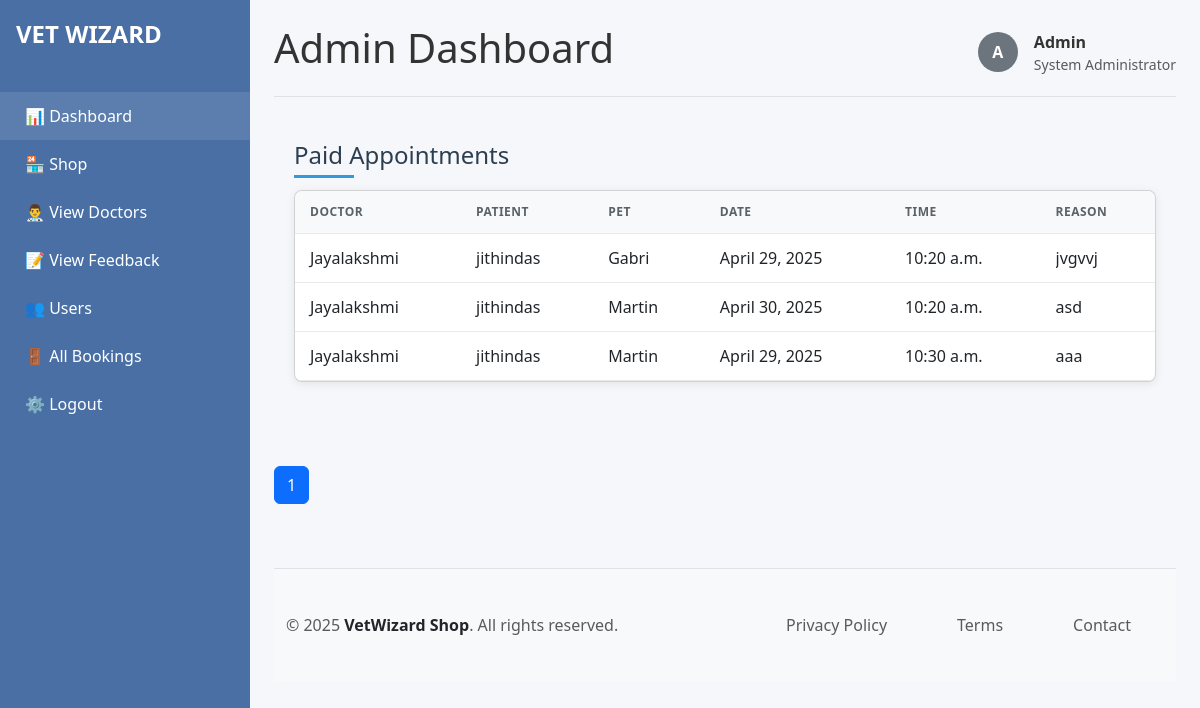
Screenshot of /admins/all_booking_admin/ with the database file from the repository.
### user/models.py (models this page shows, shortened)
class Doctor_Appointment(models.Model):
    doctor = models.ForeignKey(Doctor_Profile, on_delete=models.CASCADE, related_name='appointments')
    patient = models.ForeignKey(settings.AUTH_USER_MODEL, on_delete=models.CASCADE, related_name='appointments')
    pet=models.ForeignKey(Pet,on_delete=models.CASCADE)
    appointment_date = models.DateField()
    appointment_time = models.TimeField(null=True,blank=True)
    reason = models.TextField()
    is_confirmed = models.BooleanField(default=False)
    is_paid = models.BooleanField(default=False)
    created_at = models.DateTimeField(auto_now_add=True)
    razorpay_order_id = models.CharField(max_length=100, blank=True, null=True)
    amount = models.DecimalField(max_digits=10, decimal_places=2, default=0.00,null=True,blank=True)

class Pet(models.Model):
    owner = models.CharField(max_length=100)
    name = models.CharField(max_length=100)
    species = models.CharField(max_length=30)  # Dog, Cat
    breed = models.CharField(max_length=50)
    age = models.PositiveIntegerField()
    pet_picture = models.ImageField(upload_to='pet_images', blank=True, null=True)
    adopt=models.BooleanField(default=False)

### doctor/models.py (models this page shows, shortened)
class Doctor_Profile(models.Model):
    user = models.ForeignKey(settings.AUTH_USER_MODEL, on_delete=models.CASCADE, related_name='doctor')
    full_name = models.CharField(max_length=100)
    email = models.EmailField()
    address = models.TextField()
    phone_number = models.CharField(max_length=10)
    profile_picture = models.ImageField(upload_to='images', blank=True, null=True)
    place = models.CharField(max_length=100)
    qualification = models.CharField(max_length=100)
    years_of_experience = models.PositiveIntegerField()
    is_approved=models.BooleanField(default=False,null=True,blank=True)

### admins/models.py (models this page shows, shortened)
class User(AbstractUser):
    user_type = models.CharField(max_length=20, choices=[
        ('doctor', 'doctor'),
        ('user', 'user')
    ])
    is_approved=models.BooleanField(default=False,null=True,blank=True)

### admins/views.py (the view)
# urls.py: path("all_booking_admin/", All_Booking_Admin_View.as_view(), name="all_booking_admin"),
class All_Booking_Admin_View(View):
    def get(self, request):
        paid_appointments = Doctor_Appointment.objects.filter(is_paid=True).order_by('-created_at')
        paginator = Paginator(paid_appointments, 10)  # Show 5 per page
        page_number = request.GET.get('page')
        paid_appointments = paginator.get_page(page_number)
        return render(request, 'all_bookind_admin.html', {'paid_appointments': paid_appointments})

### admins/templates/all_bookind_admin.html (shortened to what this page needs)
{% extends 'admin.html' %}
{% load static %}
{% block content %}
<div class="d-flex justify-content-between align-items-center pb-3 mb-4 border-bottom">
    <h1>Admin Dashboard</h1>
    <div class="d-flex align-items-center gap-3">
        <div class="bg-secondary rounded-circle d-flex align-items-center justify-content-center text-white fw-bold" style="width: 40px; height: 40px;">A</div>
        <div>
            <div class="fw-bold">Admin</div>
            <div class="text-muted small">System Administrator</div>
        </div>
    </div>
</div>
<div class="appointments-dashboard">
    <div class="dashboard-header">
        <h2 class="dashboard-title">Paid Appointments</h2>
    </div>
    <div class="card">
        <div class="table-responsive">
            <table class="appointments-table">
                <thead>
                    <tr>
                        <th>Doctor</th>
                        <th>Patient</th>
                        <th>Pet</th>
                        <th>Date</th>
                        <th>Time</th>
                        <th>Reason</th>
                    </tr>
                </thead>
                <tbody>
                    {% for appointment in paid_appointments %}
                    <tr>
                        <td>
                                <span>{{ appointment.doctor.full_name }}</span>
                        </td>
                        <td>{{ appointment.patient.username }}</td>
                        <td>
                            <div class="pet-info">
                                <span class="pet-name">{{ appointment.pet.name }}</span>
                            </div>
                        </td>
                        <td>{{ appointment.appointment_date }}</td>
                        <td>{{ appointment.appointment_time }}</td>
                        <td>
                            <div class="reason-cell">{{ appointment.reason }}</div>
                        </td>
                    </tr>
                    {% endfor %}
                </tbody>
            </table>
        </div>
    </div>
</div>
<div class="pagination mt-4">
</div>
<div class="pagination mt-4">
    <nav>
        <ul class="pagination justify-content-center">
            {% for num in paid_appointments.paginator.page_range %}
                <li class="page-item {% if paid_appointments.number == num %}active{% endif %}">
                    <a class="page-link" href="?page={{ num }}">{{ num }}</a>
                </li>
            {% endfor %}
        </ul>
    </nav>
</div>
{% endblock %}

### admins/templates/admin.html (style rules this page uses)
:root { --primary: #4a6fa5; --secondary: #6bc4a6; --accent: #ff9642; --light: #f8f9fa; --dark: #343a40; --danger: #dc3545; --success: #28a745; --warning: #ffc107; }
body { background-color: #f5f7fb; color: #333; min-height: 100vh; }

### admins/templates/all_bookind_admin.html (style rules this page uses)
.appointments-dashboard { padding: 20px; max-width: 1200px; margin: 0 auto; }
.dashboard-header { display: flex; justify-content: space-between; align-items: center; margin-bottom: 20px; }
.dashboard-title { color: #2c3e50; font-size: 24px; margin: 0; position: relative; }
.dashboard-title:after { content: ''; position: absolute; left: 0; bottom: -8px; width: 60px; height: 3px; background-color: #3498db; }
.card { background: white; border-radius: 8px; box-shadow: 0 2px 10px rgba(0, 0, 0, 0.08); overflow: hidden; }
.table-responsive { overflow-x: auto; }
.appointments-table { width: 100%; border-collapse: collapse; }
.appointments-table th, .appointments-table td { padding: 12px 15px; text-align: left; border-bottom: 1px solid #eaeaea; }
.appointments-table th { background-color: #f8f9fa; color: #5a6268; font-weight: 600; letter-spacing: 0.5px; text-transform: uppercase; font-size: 12px; }
.user-info, .pet-info { display: flex; align-items: center; }
.pet-info { flex-direction: column; align-items: flex-start; }
.pet-name { font-weight: 500; }
.reason-cell { max-width: 200px; white-space: nowrap; overflow: hidden; text-overflow: ellipsis; }

### rows the page displays
Doctor_Appointment: doctor.full_name "Jayalakshmi", patient.username "jithindas", pet.name "Gabri", appointment_date "April 29, 2025", appointment_time "10:20 a.m.", reason "jvgvvj"
Doctor_Appointment: doctor.full_name "Jayalakshmi", patient.username "jithindas", pet.name "Martin", appointment_date "April 30, 2025", appointment_time "10:20 a.m.", reason "asd"
Doctor_Appointment: doctor.full_name "Jayalakshmi", patient.username "jithindas", pet.name "Martin", appointment_date "April 29, 2025", appointment_time "10:30 a.m.", reason "aaa"

### other values shown
{{ num }} "1"
